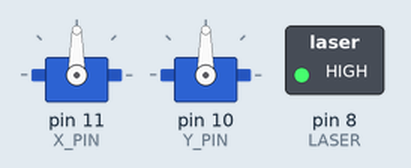
Recording of a sketch running on a simulated Arduino Uno, built with avr-gcc and run on an emulated ATmega328P. On the bench: 2 × servo, switched loads named in the sketch (green lamp = pin HIGH). Random numbers use the default seed unless the sketch sets one.

Above: at 0.1 s.
At 1.6 s:
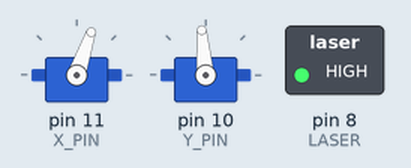
At 22.0 s:
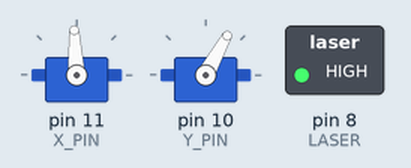
At 36.7 s:
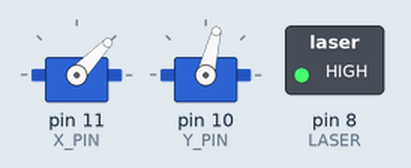
Timing chart, 0 to 40.0 s (numbered marks = the images above):
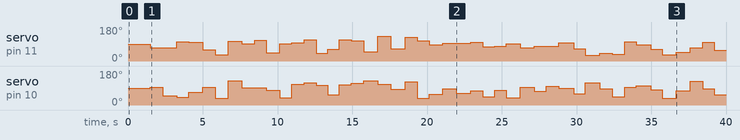

The sketch:

continuum_arm.ino
```cpp
#include <Servo.h>

#define X_PIN 11
#define Y_PIN 10
#define LASER 8

Servo servo_x;
Servo servo_y;

const long action_delay = 10800000; // 3 hours in ms
const long interval = 900000; // 15 minutes in ms
unsigned long last_active = 0;

void setup() {
  // put your setup code here, to run once:
  servo_x.attach(X_PIN);
  servo_y.attach(Y_PIN);

  pinMode(LASER, OUTPUT);
  digitalWrite(LASER, HIGH);

  homing();
  delay(1500);
}

void loop() {
  // put your main code here, to run repeatedly:
  while(millis() - last_active <= interval) {
    handleServos();
  }
  last_active = millis() + action_delay;
  digitalWrite(LASER, LOW);
  homing();
  delay(action_delay);
}

void homing() {
  servo_x.write(90);
  servo_y.write(90);
}

void handleServos() {
  // do some random movements to swing the laser around
  // combinations of directions and time spent moving
  int randx = random(30, 131);
  int randy = random(30, 131);
  servo_x.write(randx);
  servo_y.write(randy);
  delay(random(750, 1001));
}
```

Measured:
- by itself, servo on pin 10 (Y_PIN): 90° → 95° at 1.5 s, → 49° 0.83 s later, → 41° 0.92 s later, → 67° 0.81 s later, … (45 changes in this stretch)
